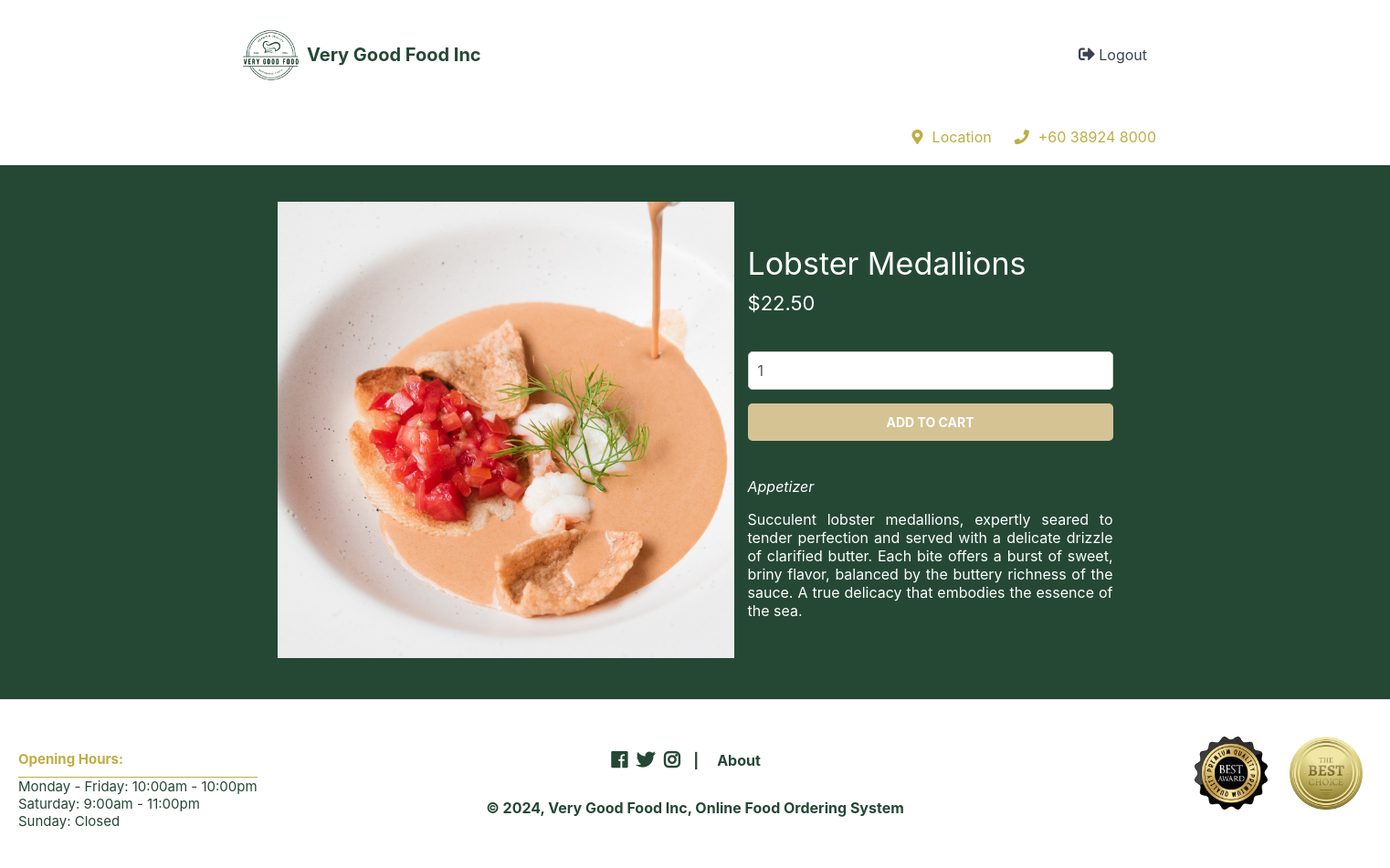
The page /index.php?page=product&id=7 (signed in) on the database its author committed.
### tables this page shows
CREATE TABLE `dishes` (
  `id` int(11) NOT NULL,
  `name` varchar(200) NOT NULL,
  `description` text NOT NULL,
  `price` decimal(7,2) NOT NULL,
  `quantity` int(11) NOT NULL,
  `img` text NOT NULL,
  `category_id` int(11) NOT NULL
);

### product.php (the view, shortened to what this page needs)
<?php
if (isset($_GET['id'])) {
    $stmt = $pdo->prepare('SELECT * FROM dishes WHERE id = ?');
    $stmt->execute([$_GET['id']]);
    $dish = $stmt->fetch(PDO::FETCH_ASSOC);
} else {
    error_page('Dish ID not specified', 'The dish ID is required to display a dish.');
    exit();
}
?>
<?=template_header($dish['name'])?>
<div class="product content-wrapper">
    <img src="imgs/<?=$dish['img']?>" width="500" height="500" alt="<?=$dish['name']?>">
    <div>
        <h1 class="name"><?=$dish['name']?></h1>
        <span class="price">
            &dollar;<?=$dish['price']?>
        </span>
        <form action="index.php?page=cart" method="post">
            <input type="number" name="quantity" value="1" min="1" max="<?=$dish['quantity']?>" placeholder="Quantity" required>
            <input type="submit" value="Add To Cart">
        </form>
        <div class="description">
            <?=$dish['description']?>
        </div>
    </div>
</div>
<?=template_footer()?>

### style.css (style rules this page uses)
* { box-sizing: border-box; font-family: -apple-system, BlinkMacSystemFont, "segoe ui", roboto, oxygen, ubuntu, cantarell, "fira sans", "droid sans", "helvetica neue", Arial, sans-serif; font-size: 16px; -webkit-font-smoothing: antialiased; -moz-osx-font-smoothing: grayscale; }
html { height: 100%; }
body { position: relative; min-height: 100%; color: #555555; background-color: #062e19df; margin: 0; padding-bottom: 150px; }
h1, h2, h3, h4, h5 { color: #394352; }
.content-wrapper { width: 1050px; margin: 0 auto; }
main > .product { display: flex; padding: 40px 0; margin-bottom: 40px; }
main > .product > div { padding-left: 15px; }
main > .product h1 { font-size: 34px; color: white; font-weight: normal; margin: 0; padding: 20px 0 10px 0; }
main > .product .price { display: block; font-size: 22px; color: #ffffff; }
main > .product form { display: flex; flex-flow: column; margin: 40px 0; }
main > .product form input[type="number"] { width: 400px; padding: 10px; margin-bottom: 15px; border: 1px solid #ccc; color: #555555; border-radius: 5px; }
main > .product form input[type="submit"] { background: #eed5a2df; border: 0; color: #FFFFFF; width: 400px; padding: 12px 0; text-transform: uppercase; font-size: 14px; font-weight: bold; border-radius: 5px; cursor: pointer; }
main > .product .description { color: white; max-width: 400px; text-align: justify; }
.content-wrapper { margin: 0 auto; padding: 20px; justify-content: center; align-items: center; }

### rows shown on the page
dishes: img (picture), name "Lobster Medallions", price "22.50", description "Appetizer Succulent lobster medallions, expertly seared to tender perfection and served with a delicate drizzle of clarified butter. Each bite offers a burst of sweet, briny flavor, balanced by the buttery richness of the sauce. A true delicacy that embodies the essence of the sea."
